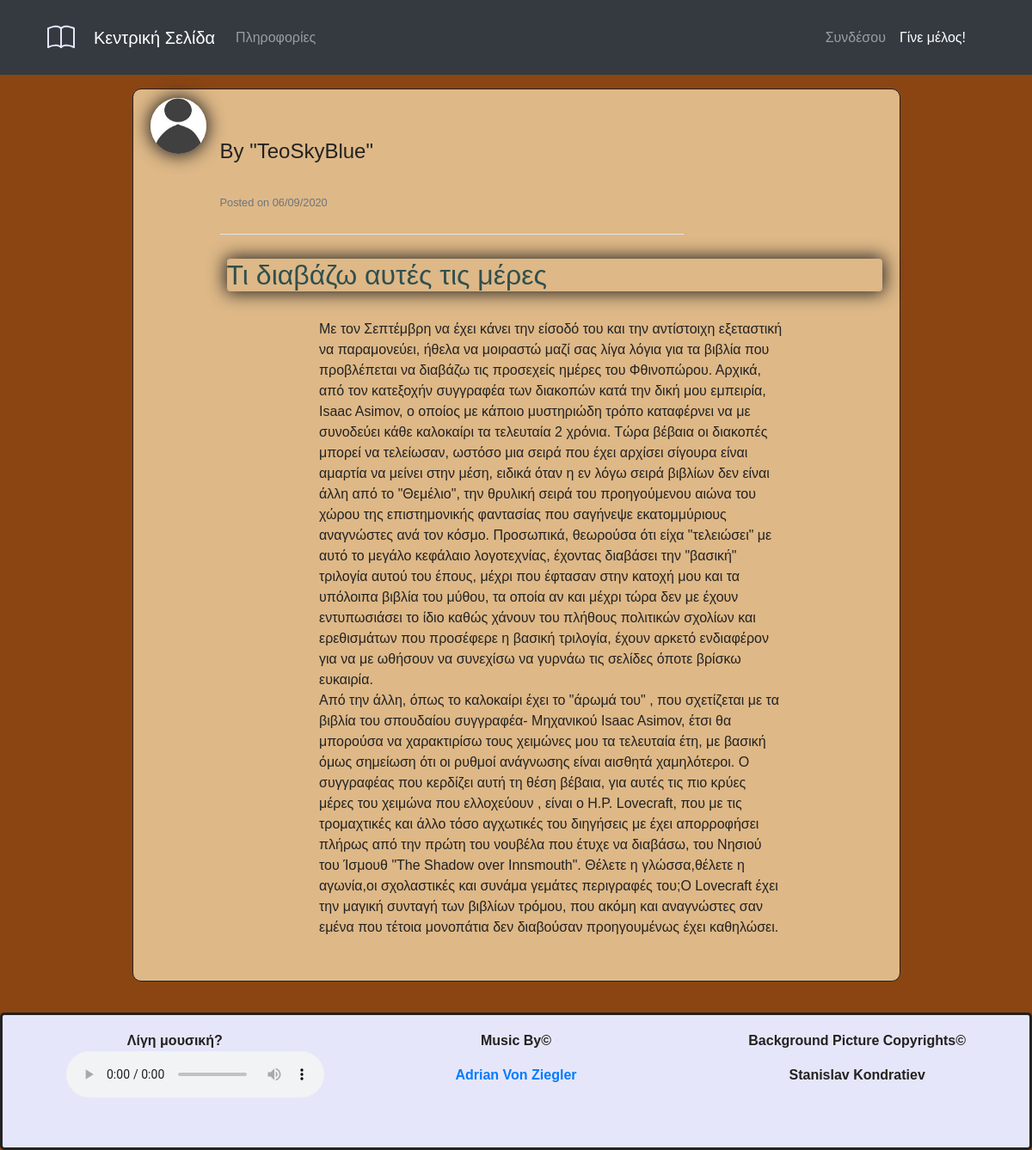
/post/15, run on the app's committed database.
### Flask_attempts/models.py (models this page shows, shortened)
class User(db.Model, UserMixin):
    id = db.Column(db.Integer, primary_key=True)
    username = db.Column(db.String(20), unique=True, nullable=False)
    email = db.Column(db.String(60), unique=True, nullable=False)
    image_file = db.Column(db.String(20), nullable=False, default='default.jpg')
    password = db.Column(db.String(60), nullable=False)
    posts = db.relationship('Post',backref='author', lazy = True)

class Post(db.Model):
    id = db.Column(db.Integer, primary_key=True)
    title = db.Column(db.String(100),nullable= False)
    date_posted = db.Column(db.DateTime,nullable=False,default = datetime.utcnow) #vs datetime.now i diafora einai oti i 2i apo8ikeuei local times,i 1i greenwich,kaliteri praktiki gia database storing
    content = db.Column(db.Text, nullable=False)
    user_id = db.Column(db.Integer, db.ForeignKey('user.id'), nullable=False)

### Flask_attempts/routes.py (the view)
@app.route("/post/<int:post_id>")
def post(post_id):
    post = Post.query.get_or_404(post_id) #i fernei to template tou post i fernei 404 doesnt exist page
    return render_template('post.html',title=post.title,post=post)

### Flask_attempts/templates/post.html (shortened to what this page needs)
{% extends "layout.html" %}
{% block content %}
	<article class="media content-section article-content">
		<img class="rounded-circle article-img low-shadows" src="{{url_for('static',filename='profile_pics/'+post.author.image_file)}}">
		<div class="media-body acrticle-content" >
			<div class="article-metadata article-svg">
				<h4 class="mr-2">By "{{post.author.username}}"</h4>
					<small class="text-muted">Posted on {{ post.date_posted.strftime("%d/%m/%Y") }}</small>
			</div>
			<h2 class="article-title low-shadows rounded ml-2">{{post.title}}</h2>
			<p class="article-svg mx-auto">{{post.content}}</p>
		</div>
	</article>
{% endblock content %}

### Flask_attempts/static/styling.css (style rules this page uses)
html,body { margin:0; padding:0;height:100%; }
body { width:100%; font-family: sans-serif; color: #222; background-image:url('stanislav-kondratiev-6pO3QFkk7hQ-unsplash.jpg'); background-color: saddlebrown; }
.content-section { background: burlywood; padding: 10px 20px; border: 1px solid #222; border-radius: 10px; margin-bottom: 20px; }
.article-title { color: darkslategray; }
.article-content { white-space: pre-line; width:100%; min-width: 400px; }
.article-img { height: 65px; width: 65px; margin-right: 16px; }
.low-shadows { box-shadow: 0px 0px 20px 2px #222; }
.article-metadata { padding-bottom: 1px; margin-bottom: 4px; border-bottom: 1px solid #e3e3e3 }
.article-svg { width: 70%; height: 60%; vertical-align: middle; }

### data on the page
User: image_file (picture), author.username "TeoSkyBlue"
Post: date_posted "06/09/2020", title "Τι διαβάζω αυτές τις μέρες", content "Με τον Σεπτέμβρη να έχει κάνει την είσοδό του και την αντίστοιχη εξεταστική να παραμονεύει, ήθελα να μοιραστώ μαζί σας λίγα λόγια για τα βιβλία που προβλέπεται να διαβάζω τις προσεχείς ημέρες του Φθινοπώρου. Αρχικά, από τον κατεξοχήν συγγραφέα των διακοπών κατά την δική μου εμπειρία, Isaac Asimov, ο οποίος με κάποιο μυστηριώδη τρόπο καταφέρνει να με συνοδεύει κάθε καλοκαίρι τα τελευταία 2 χρόνια. Τώρα βέβαια οι διακοπές μπορεί να τελείωσαν, ωστόσο μια σειρά που έχει αρχίσει σίγουρα είναι αμαρτία να μείνει στην μέση, ειδικά όταν η εν λόγω σειρά βιβλίων δεν είναι άλλη από το \"Θεμέλιο\", την θρυλική σειρά του προηγούμενου αιώνα του χώρου της επιστημονικής φαντασίας που σαγήνεψε εκατομμύριους…"
